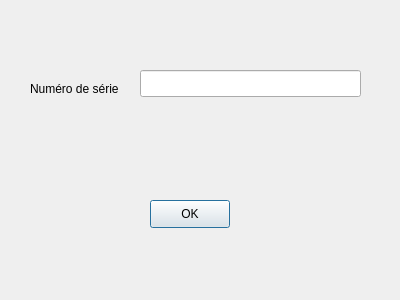
<?xml version="1.0" encoding="UTF-8"?>
<ui version="4.0">
 <class>SupprimerVehiculeGuiClass</class>
 <widget class="QDialog" name="SupprimerVehiculeGuiClass">
  <property name="geometry">
   <rect>
    <x>0</x>
    <y>0</y>
    <width>400</width>
    <height>300</height>
   </rect>
  </property>
  <property name="windowTitle">
   <string>SupprimerVehiculeGui</string>
  </property>
  <widget class="QLabel" name="label">
   <property name="geometry">
    <rect>
     <x>30</x>
     <y>80</y>
     <width>101</width>
     <height>17</height>
    </rect>
   </property>
   <property name="text">
    <string>Numéro de série</string>
   </property>
  </widget>
  <widget class="QLineEdit" name="leNiv">
   <property name="geometry">
    <rect>
     <x>140</x>
     <y>70</y>
     <width>221</width>
     <height>27</height>
    </rect>
   </property>
  </widget>
  <widget class="QPushButton" name="pushButtonOK">
   <property name="geometry">
    <rect>
     <x>150</x>
     <y>200</y>
     <width>80</width>
     <height>28</height>
    </rect>
   </property>
   <property name="text">
    <string>OK</string>
   </property>
  </widget>
 </widget>
 <layoutdefault spacing="6" margin="11"/>
 <resources/>
 <connections>
  <connection>
   <sender>pushButtonOK</sender>
   <signal>clicked()</signal>
   <receiver>SupprimerVehiculeGuiClass</receiver>
   <slot>validerSupprimerVehicule()</slot>
   <hints>
    <hint type="sourcelabel">
     <x>189</x>
     <y>213</y>
    </hint>
    <hint type="destinationlabel">
     <x>199</x>
     <y>149</y>
    </hint>
   </hints>
  </connection>
 </connections>
 <slots>
  <slot>validerSupprimerVehicule()</slot>
 </slots>
</ui>
